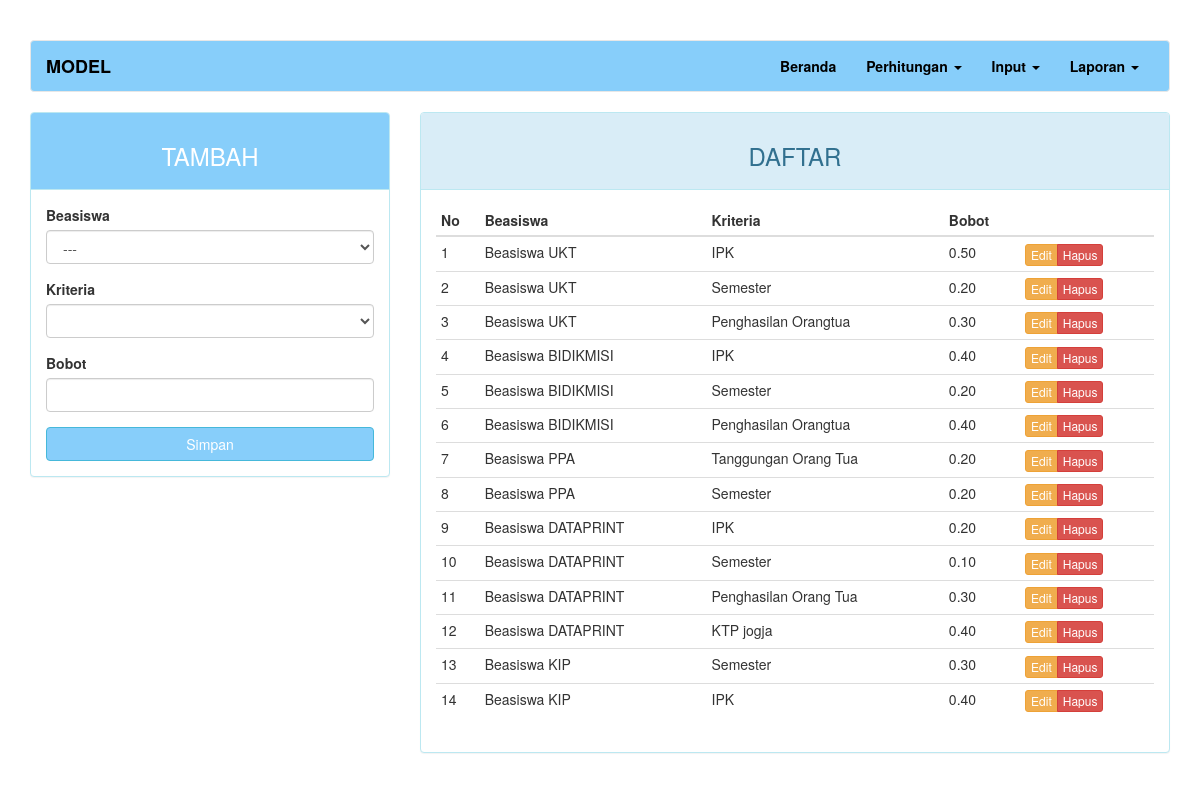
The app's page /?page=model with its own data.
### tables this page shows
CREATE TABLE `model` (
  `kd_model` int(11) NOT NULL,
  `kd_beasiswa` int(11) NOT NULL,
  `kd_kriteria` int(11) NOT NULL,
  `bobot` varchar(5) DEFAULT NULL
);

CREATE TABLE `beasiswa` (
  `kd_beasiswa` int(11) NOT NULL,
  `nama` varchar(50) DEFAULT NULL
);

CREATE TABLE `kriteria` (
  `kd_kriteria` int(11) NOT NULL,
  `kd_beasiswa` int(11) NOT NULL,
  `nama` varchar(50) DEFAULT NULL,
  `sifat` enum('min','max') DEFAULT NULL
);

### page/model.php (the view, shortened to what this page needs)
<?php
$update = (isset($_GET['action']) AND $_GET['action'] == 'update') ? true : false;
?>
<div class="row">
	<div class="col-md-4">
	    <div class="panel panel-<?= ($update) ? "warning" : "info" ?>">
	        <div class="panel-heading"style="background-color: #87CEFA" ><h3 class="text-center" style="color: #FFFFFF"><?= ($update) ? "EDIT" : "TAMBAH" ?></h3></div>
	        <div class="panel-body">
	            <form action="<?=$_SERVER['REQUEST_URI']?>" method="POST">
									<div class="form-group">
	                  <label for="kd_beasiswa">Beasiswa</label>
										<select class="form-control" name="kd_beasiswa" id="beasiswa">
											<option>---</option>
										</select>
									</div>
									<div class="form-group">
	                  <label for="kd_kriteria">Kriteria</label>
										<select class="form-control" name="kd_kriteria" id="kriteria">
										</select>
									</div>
	                <div class="form-group">
	                    <label for="bobot">Bobot</label>
	                    <input type="text" name="bobot" class="form-control" <?= (!$update) ?: 'value="'.$row["bobot"].'"' ?>>
	                </div>
	                <button type="submit" class="btn btn-<?= ($update) ? "warning" : "info" ?> btn-block" style="background-color: #87CEFA">Simpan</button>
	            </form>
	        </div>
	    </div>
	</div>
	<div class="col-md-8">
	    <div class="panel panel-info">
	        <div class="panel-heading"><h3 class="text-center">DAFTAR</h3></div>
	        <div class="panel-body">
	            <table class="table table-condensed">
	                <thead>
	                    <tr>
	                        <th>No</th>
													<th>Beasiswa</th>
	                        <th>Kriteria</th>
	                        <th>Bobot</th>
	                        <th></th>
	                    </tr>
	                </thead>
	                <tbody>
	                    <?php $no = 1; ?>
	                    <?php if ($query = $connection->query("SELECT c.nama AS nama_beasiswa, b.nama AS nama_kriteria, a.bobot, a.kd_model FROM model a JOIN kriteria b ON a.kd_kriteria=b.kd_kriteria JOIN beasiswa c ON a.kd_beasiswa=c.kd_beasiswa")): ?>
	                        <?php while($row = $query->fetch_assoc()): ?>
	                        <tr>
	                            <td><?=$no++?></td>
															<td><?=$row['nama_beasiswa']?></td>
	                            <td><?=$row['nama_kriteria']?></td>
	                            <td><?=$row['bobot']?></td>
	                            <td>
	                                <div class="btn-group">
	                                    <a href="?page=model&action=update&key=<?=$row['kd_model']?>" class="btn btn-warning btn-xs">Edit</a>
	                                    <a href="?page=model&action=delete&key=<?=$row['kd_model']?>" class="btn btn-danger btn-xs">Hapus</a>
	                                </div>
	                            </td>
	                        </tr>
	                        <?php endwhile ?>
	                    <?php endif ?>
	                </tbody>
	            </table>
	        </div>
	    </div>
	</div>
</div>

### index.php (style rules this page uses)
body { margin-top: 40px; }

### records on screen
model: kd_beasiswa.nama "Beasiswa UKT", kd_kriteria.nama "IPK", bobot "0.50"
model: kd_beasiswa.nama "Beasiswa UKT", kd_kriteria.nama "Semester", bobot "0.20"
model: kd_beasiswa.nama "Beasiswa UKT", kd_kriteria.nama "Penghasilan Orangtua", bobot "0.30"
model: kd_beasiswa.nama "Beasiswa BIDIKMISI", kd_kriteria.nama "IPK", bobot "0.40"
model: kd_beasiswa.nama "Beasiswa BIDIKMISI", kd_kriteria.nama "Semester", bobot "0.20"
model: kd_beasiswa.nama "Beasiswa BIDIKMISI", kd_kriteria.nama "Penghasilan Orangtua", bobot "0.40"
model: kd_beasiswa.nama "Beasiswa PPA", kd_kriteria.nama "Tanggungan Orang Tua", bobot "0.20"
model: kd_beasiswa.nama "Beasiswa PPA", kd_kriteria.nama "Semester", bobot "0.20"
model: kd_beasiswa.nama "Beasiswa DATAPRINT", kd_kriteria.nama "IPK", bobot "0.20"
model: kd_beasiswa.nama "Beasiswa DATAPRINT", kd_kriteria.nama "Semester", bobot "0.10"
model: kd_beasiswa.nama "Beasiswa DATAPRINT", kd_kriteria.nama "Penghasilan Orang Tua", bobot "0.30"
model: kd_beasiswa.nama "Beasiswa DATAPRINT", kd_kriteria.nama "KTP jogja", bobot "0.40"
model: kd_beasiswa.nama "Beasiswa KIP", kd_kriteria.nama "Semester", bobot "0.30"
model: kd_beasiswa.nama "Beasiswa KIP", kd_kriteria.nama "IPK", bobot "0.40"

### other values on screen
$str "MODEL"
